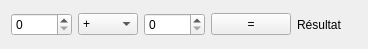
<?xml version="1.0" encoding="UTF-8"?>
<ui version="4.0">
 <class>FenCalculatrice</class>
 <widget class="QWidget" name="FenCalculatrice">
  <property name="geometry">
   <rect>
    <x>0</x>
    <y>0</y>
    <width>368</width>
    <height>49</height>
   </rect>
  </property>
  <property name="windowTitle">
   <string>Form</string>
  </property>
  <layout class="QHBoxLayout" name="horizontalLayout">
   <item>
    <widget class="QSpinBox" name="nombre1"/>
   </item>
   <item>
    <widget class="QComboBox" name="operation">
     <property name="mouseTracking">
      <bool>false</bool>
     </property>
     <property name="layoutDirection">
      <enum>Qt::LeftToRight</enum>
     </property>
     <property name="autoFillBackground">
      <bool>false</bool>
     </property>
     <property name="currentText">
      <string>+</string>
     </property>
     <property name="insertPolicy">
      <enum>QComboBox::InsertAtBottom</enum>
     </property>
     <item>
      <property name="text">
       <string>+</string>
      </property>
     </item>
     <item>
      <property name="text">
       <string>-</string>
      </property>
     </item>
     <item>
      <property name="text">
       <string>*</string>
      </property>
     </item>
     <item>
      <property name="text">
       <string>/</string>
      </property>
     </item>
    </widget>
   </item>
   <item>
    <widget class="QSpinBox" name="nombre2"/>
   </item>
   <item>
    <widget class="QPushButton" name="boutonEgal">
     <property name="autoFillBackground">
      <bool>false</bool>
     </property>
     <property name="text">
      <string>=</string>
     </property>
    </widget>
   </item>
   <item>
    <widget class="QLabel" name="resultat">
     <property name="text">
      <string>Résultat</string>
     </property>
    </widget>
   </item>
  </layout>
 </widget>
 <resources/>
 <connections/>
</ui>
